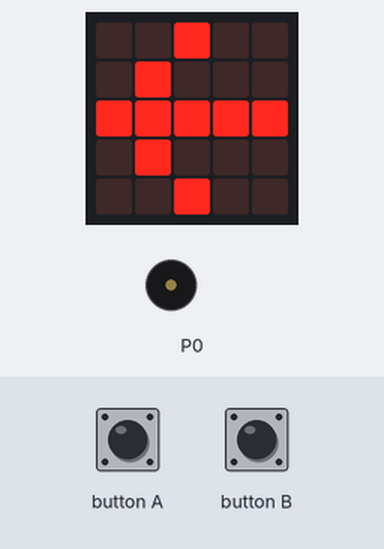
The program below on a simulated BBC micro:bit (MakeCode). On the bench: the board's 5×5 LED display, buzzer (waves = sounding). The test bench sets the inputs (shaded band). Random numbers come from a fixed seed.

Above: at 1.8 s.
1.9 s: button A pressed for 0.15 s
At 2.7 s:
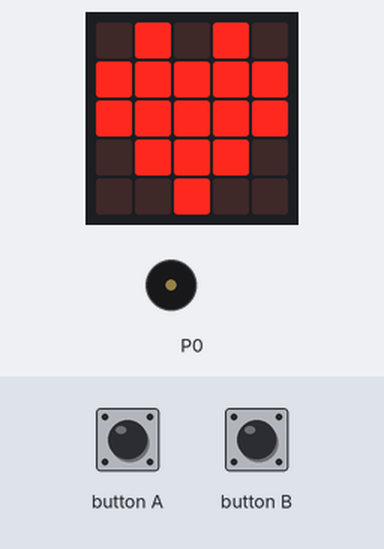
3.8 s: button A pressed for 0.15 s
At 4.3 s:
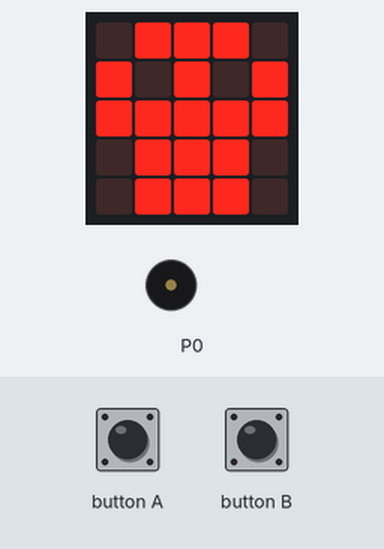
4.5 s: button A pressed for 0.15 s
5.2 s: button B pressed for 0.15 s
At 5.86 s:
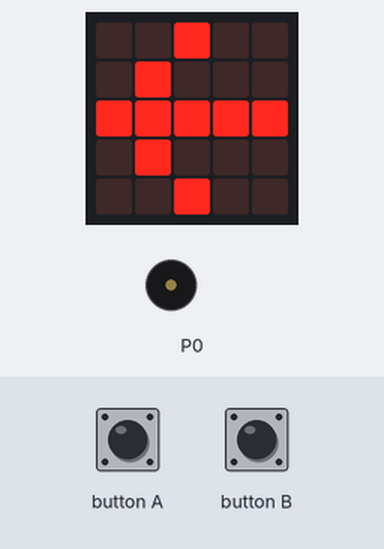
5.9 s: button B pressed 5 times (0.12 s each, 0.3 s apart)
Timing chart, 0 to 12.7 s (numbered marks = the images above; inputs shaded):
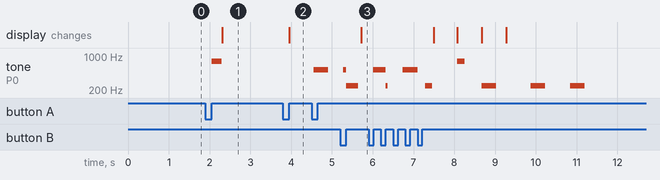

Measured:
- after the input at 1.9 s, tone on P0: silent → 784 Hz after 0.15 s, → silent 0.25 s later; the display: changes after 0.41 s (image 1)
- after the input at 3.8 s, the display: changes after 0.15 s (image 2)
- after the input at 5.2 s, the display: changes after 0.52 s (image 3)

The program:

main.ts
```typescript
input.onButtonPressed(Button.A, function () {
    if (revolver != pos_bala) {
        revolver += 1
        if (revolver == pos_bala) {
            basic.showIcon(IconNames.Skull)
            music.playMelody("C5 - C5 - C5 - C5 - ", 165)
            basic.showArrow(ArrowNames.East)
        } else {
            music.playTone(784, music.beat(BeatFraction.Half))
            basic.showIcon(IconNames.Heart)
        }
    } else {
        music.playTone(494, music.beat(BeatFraction.Whole))
        basic.showArrow(ArrowNames.East)
    }
})
input.onButtonPressed(Button.B, function () {
    pos_bala = randint(1, 6)
    revolver = 0
    music.playTone(247, music.beat(BeatFraction.Whole))
    basic.showArrow(ArrowNames.West)
})
let revolver = 0
let pos_bala = 0
pos_bala = randint(1, 6)
revolver = 0
basic.showArrow(ArrowNames.West)
```

test.ts
```typescript
// aquí va el archivo "tests"; esto no se compilará cuando este paquete se utilice como una extensión.
```
